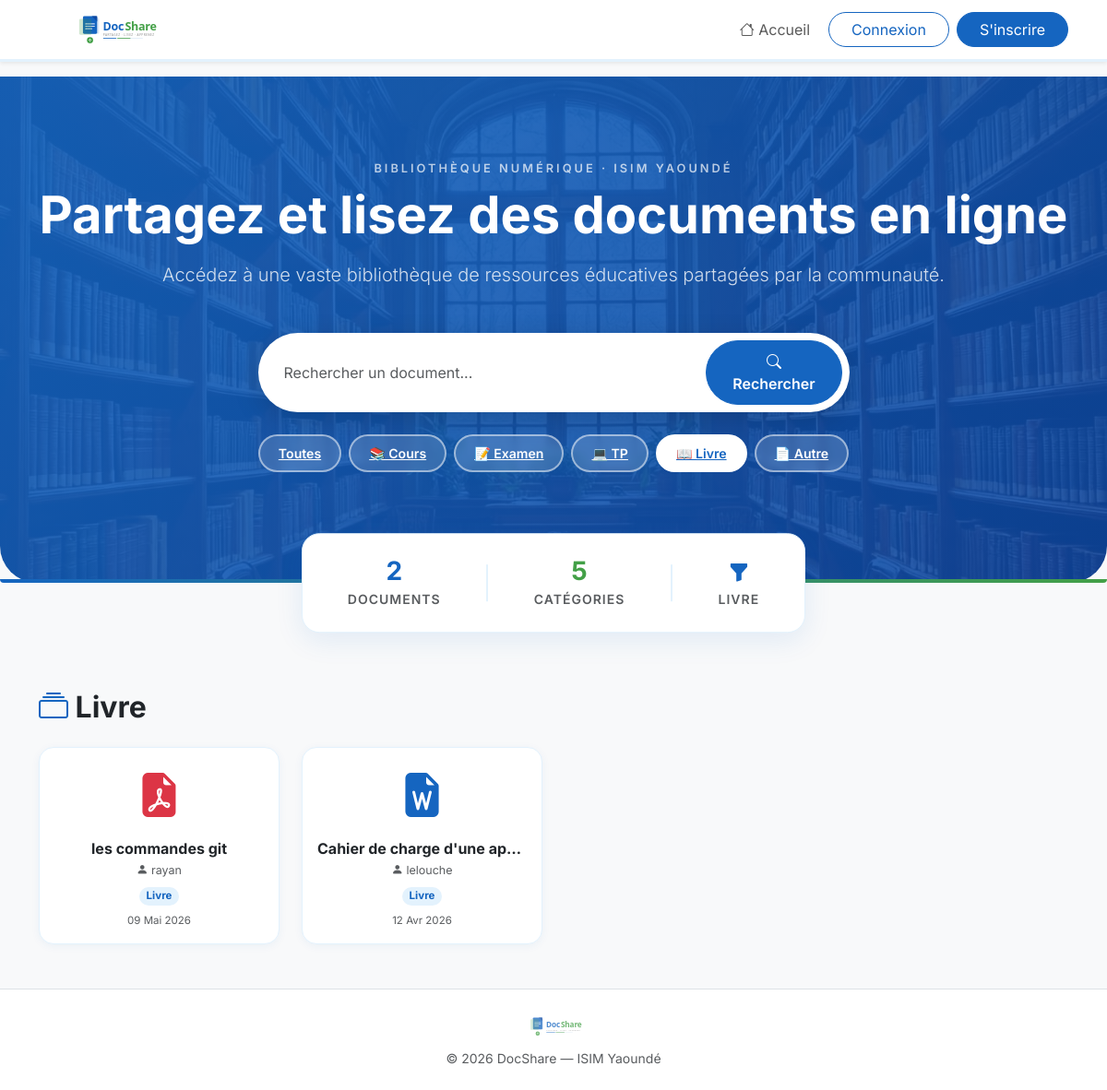
Screenshot of /?categorie=Livre with the database file from the repository.
### core/models.py (models this page shows, shortened)
class Document(models.Model):
    titre = models.CharField(max_length=255)
    description = models.TextField(blank=True)
    fichier = models.FileField(upload_to='documents/')
    categorie = models.CharField(max_length=100)
    auteur = models.ForeignKey(User, on_delete=models.CASCADE)
    date_upload = models.DateTimeField(auto_now_add=True)

### core/views.py (the view)
# urls.py: path('', views.home, name='home'),
def home(request):
    documents = Document.objects.all().order_by('-date_upload')
    categorie_filtre = request.GET.get('categorie', '')
    if categorie_filtre:
        documents = documents.filter(categorie=categorie_filtre)
    search = request.GET.get('search', '')
    if search:
        documents = documents.filter(
            Q(titre__icontains=search) | Q(description__icontains=search)
        )
    paginator = Paginator(documents, 12)
    page_num = request.GET.get('page', 1)
    documents_page = paginator.get_page(page_num)
    return render(request, 'core/home.html', {
        'documents': documents_page,
        'categories': CATEGORIES,
        'categorie_filtre': categorie_filtre,
        'search': search,
    })

### core/templates/core/home.html (shortened to what this page needs)
{% extends 'core/base.html' %}
{% load static %}
{% block content %}
<header class="hero-section text-center fade-in">
    <div class="container">
        <p class="text-uppercase fw-semibold mb-2" style="letter-spacing:3px; color:rgba(255,255,255,0.7); font-size:0.8rem;">
            Bibliothèque numérique · ISIM Yaoundé
        </p>
        <h1 class="display-4 fw-bold mb-3">Partagez et lisez des documents en ligne</h1>
        <p class="lead mb-5" style="color:rgba(255,255,255,0.8);">Accédez à une vaste bibliothèque de ressources éducatives partagées par la communauté.</p>
        <div class="row justify-content-center">
            <div class="col-md-8 col-lg-7">
                <form method="get" action="{% url 'home' %}" class="search-box d-flex align-items-center mb-4" id="form-search">
                    <input type="text" name="search" class="form-control border-0"
                           placeholder="Rechercher un document..."
                           value="{{ search|default:'' }}" id="search-input">
                    <button type="submit" class="btn btn-primary fw-semibold ms-1">
                        <i class="bi bi-search"></i> Rechercher
                    </button>
                </form>
                <div class="d-flex flex-wrap justify-content-center gap-2" id="cat-filters">
                    <a href="{% url 'home' %}{% if search %}?search={{ search }}{% endif %}"
                       class="cat-filter-btn {% if not categorie_filtre %}active{% endif %}">
                        Toutes
                    </a>
                    <a href="?categorie=Cours{% if search %}&search={{ search }}{% endif %}"
                       class="cat-filter-btn {% if categorie_filtre == 'Cours' %}active{% endif %}">
                        📚 Cours
                    </a>
                    <a href="?categorie=Examen{% if search %}&search={{ search }}{% endif %}"
                       class="cat-filter-btn {% if categorie_filtre == 'Examen' %}active{% endif %}">
                        📝 Examen
                    </a>
                    <a href="?categorie=TP{% if search %}&search={{ search }}{% endif %}"
                       class="cat-filter-btn {% if categorie_filtre == 'TP' %}active{% endif %}">
                        💻 TP
                    </a>
                    <a href="?categorie=Livre{% if search %}&search={{ search }}{% endif %}"
                       class="cat-filter-btn {% if categorie_filtre == 'Livre' %}active{% endif %}">
                        📖 Livre
                    </a>
                    <a href="?categorie=Autre{% if search %}&search={{ search }}{% endif %}"
                       class="cat-filter-btn {% if categorie_filtre == 'Autre' %}active{% endif %}">
                        📄 Autre
                    </a>
                </div>
            </div>
        </div>
    </div>
</header>
<div class="container fade-in">
    <div class="row justify-content-center">
        <div class="col-md-8 col-lg-6">
            <div class="stats-card p-4 d-flex justify-content-around align-items-center text-center">
                <div>
                    <h3 class="fw-bold mb-0" style="color:#1565C0;">{{ documents.paginator.count|default:0 }}</h3>
                    <span class="text-muted small fw-semibold text-uppercase" style="letter-spacing:1px;">Documents</span>
                </div>
                <div class="stat-divider"></div>
                <div>
                    <h3 class="fw-bold mb-0" style="color:#43A047;">5</h3>
                    <span class="text-muted small fw-semibold text-uppercase" style="letter-spacing:1px;">Catégories</span>
                </div>
                <div class="stat-divider"></div>
                <div>
                    <h3 class="fw-bold mb-0" style="color:#1565C0;">
                        {% if categorie_filtre or search %}
                            <i class="bi bi-funnel-fill" style="font-size:1.4rem;"></i>
                        {% else %}
                            <i class="bi bi-globe2" style="font-size:1.4rem;"></i>
                        {% endif %}
                    </h3>
                    <span class="text-muted small fw-semibold text-uppercase" style="letter-spacing:1px;">
                        {% if categorie_filtre %}{{ categorie_filtre }}{% elif search %}Résultats{% else %}Public{% endif %}
                    </span>
                </div>
            </div>
        </div>
    </div>
    <main class="mt-5">
        <div class="d-flex justify-content-between align-items-center mb-4">
            <h2 class="fw-bold text-dark mb-0">
                <i class="bi bi-collection" style="color:#1565C0;"></i>
                {% if categorie_filtre %}{{ categorie_filtre }}{% elif search %}Résultats pour "{{ search }}"{% else %}Bibliothèque{% endif %}
            </h2>
        </div>
        <div class="row g-4">
            {% for doc in documents %}
            <div class="col-6 col-md-4 col-lg-3">
                <a href="{% url 'lire_document' doc.id %}" class="card doc-card p-3 text-center">
                    <div class="doc-icon">
                        {% if '.pdf' in doc.fichier.name|lower %}
                        <i class="bi bi-file-earmark-pdf-fill text-danger"></i>
                        {% elif '.doc' in doc.fichier.name|lower %}
                        <i class="bi bi-file-earmark-word-fill" style="color:#1565C0;"></i>
                        {% elif '.ppt' in doc.fichier.name|lower %}
                        <i class="bi bi-file-earmark-ppt-fill text-warning"></i>
                        {% else %}
                        <i class="bi bi-file-earmark-text-fill text-secondary"></i>
                        {% endif %}
                    </div>
                    <h6 class="card-title fw-bold text-truncate mb-1" title="{{ doc.titre }}">{{ doc.titre }}</h6>
                    <p class="text-muted mb-1" style="font-size:0.78rem;">
                        <i class="bi bi-person-fill"></i> {{ doc.auteur.username }}
                    </p>
                    <div>
                        <span class="badge rounded-pill" style="background:#E3F2FD; color:#1565C0; font-size:0.72rem;">{{ doc.categorie }}</span>
                    </div>
                    <p class="text-muted mt-2 mb-0" style="font-size:0.72rem;">{{ doc.date_upload|date:"d M Y" }}</p>
                </a>
            </div>
            {% endfor %}
        </div>
    </main>
</div>
{% endblock %}

### static/css/home.css (style rules this page uses)
:root { --primary: #1565C0; --primary-dark: #0D47A1; --primary-light: #E3F2FD; --accent: #43A047; --accent-dark: #2E7D32; --accent-light: #E8F5E9; --text: #212529; --text-muted: #6c757d; --bg: #f8f9fa; --white: #ffffff; --border: #dee2e6; --radius: 10px; }
body { font-family: 'Segoe UI', Tahoma, Geneva, Verdana, sans-serif; background-color: var(--bg); color: var(--text); }
.btn-primary { background-color: var(--primary) !important; border-color: var(--primary) !important; }
a { color: var(--primary); }

### core/templates/core/base.html (style rules this page uses)
body { font-family: 'Inter', 'Segoe UI', sans-serif; background-color: #f8f9fa; }
.fade-in { opacity: 0; transform: translateY(20px); transition: opacity 0.6s ease-out, transform 0.6s ease-out; }
.fade-in.visible { opacity: 1; transform: translateY(0); }

### rows the page displays
Document: titre "les commandes git", auteur.username "rayan", categorie "Livre", date_upload "09 Mai 2026"
Document: titre "Cahier de charge d'une ap…", auteur.username "lelouche", categorie "Livre", date_upload "12 Avr 2026"

### other values shown
{{ documents.paginator.count|default:0 }} "2"
{{ categorie_filtre }} "LIVRE"
{{ categorie_filtre }} "Livre"
